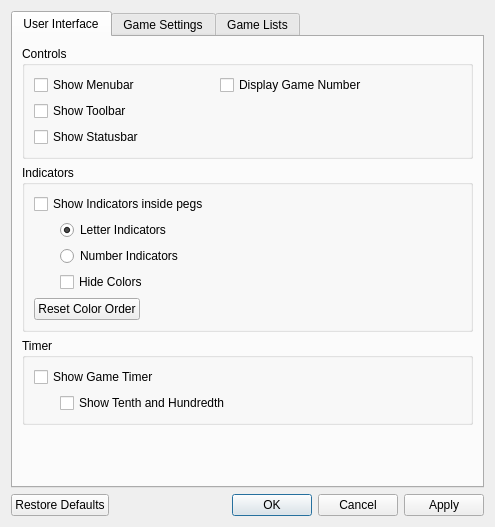
<?xml version="1.0" encoding="UTF-8"?>
<ui version="4.0">
 <class>PrefDialog</class>
 <widget class="QDialog" name="PrefDialog">
  <property name="windowModality">
   <enum>Qt::ApplicationModal</enum>
  </property>
  <property name="geometry">
   <rect>
    <x>0</x>
    <y>0</y>
    <width>476</width>
    <height>527</height>
   </rect>
  </property>
  <property name="windowTitle">
   <string>Preferences</string>
  </property>
  <property name="windowIcon">
   <iconset resource="resource.qrc">
    <normaloff>:/img/configure.png</normaloff>:/img/configure.png</iconset>
  </property>
  <property name="modal">
   <bool>true</bool>
  </property>
  <layout class="QGridLayout" name="gridLayout_3">
   <item row="0" column="0">
    <widget class="QTabWidget" name="mTabsWg">
     <property name="currentIndex">
      <number>0</number>
     </property>
     <widget class="QWidget" name="mAppearanceTab">
      <attribute name="title">
       <string>User Interface</string>
      </attribute>
      <layout class="QGridLayout" name="gridLayout_2">
       <item row="1" column="0">
        <widget class="QGroupBox" name="mIndicatorsGb">
         <property name="title">
          <string>Indicators</string>
         </property>
         <layout class="QGridLayout" name="gridLayout_12">
          <item row="0" column="0" colspan="5">
           <widget class="QCheckBox" name="mShowIndicatorsCb">
            <property name="sizePolicy">
             <sizepolicy hsizetype="Minimum" vsizetype="Fixed">
              <horstretch>0</horstretch>
              <verstretch>0</verstretch>
             </sizepolicy>
            </property>
            <property name="toolTip">
             <string>If this option is checked, an indicator
inside each peg is displayed.</string>
            </property>
            <property name="text">
             <string>Show Indicators inside pegs</string>
            </property>
           </widget>
          </item>
          <item row="1" column="0">
           <spacer name="horizontalSpacer_7">
            <property name="orientation">
             <enum>Qt::Horizontal</enum>
            </property>
            <property name="sizeType">
             <enum>QSizePolicy::Fixed</enum>
            </property>
            <property name="sizeHint" stdset="0">
             <size>
              <width>20</width>
              <height>20</height>
             </size>
            </property>
           </spacer>
          </item>
          <item row="1" column="1" colspan="2">
           <widget class="QRadioButton" name="mLettersRb">
            <property name="toolTip">
             <string>Use unique letters as indicators.</string>
            </property>
            <property name="text">
             <string>Letter Indicators</string>
            </property>
            <property name="checked">
             <bool>true</bool>
            </property>
           </widget>
          </item>
          <item row="1" column="3" colspan="2">
           <spacer name="horizontalSpacer_11">
            <property name="orientation">
             <enum>Qt::Horizontal</enum>
            </property>
            <property name="sizeHint" stdset="0">
             <size>
              <width>40</width>
              <height>20</height>
             </size>
            </property>
           </spacer>
          </item>
          <item row="2" column="1" colspan="3">
           <widget class="QRadioButton" name="mNumbersRb">
            <property name="toolTip">
             <string>Use unique numbers as indicators.</string>
            </property>
            <property name="text">
             <string>Number Indicators</string>
            </property>
           </widget>
          </item>
          <item row="2" column="4">
           <spacer name="horizontalSpacer_20">
            <property name="orientation">
             <enum>Qt::Horizontal</enum>
            </property>
            <property name="sizeHint" stdset="0">
             <size>
              <width>276</width>
              <height>20</height>
             </size>
            </property>
           </spacer>
          </item>
          <item row="3" column="1">
           <widget class="QCheckBox" name="mHideColorsCb">
            <property name="toolTip">
             <string>Use the same neutral background color for each peg,
when indicators are shown.</string>
            </property>
            <property name="text">
             <string>Hide Colors</string>
            </property>
           </widget>
          </item>
          <item row="3" column="2" colspan="3">
           <spacer name="horizontalSpacer_21">
            <property name="orientation">
             <enum>Qt::Horizontal</enum>
            </property>
            <property name="sizeHint" stdset="0">
             <size>
              <width>310</width>
              <height>20</height>
             </size>
            </property>
           </spacer>
          </item>
          <item row="4" column="0" colspan="3">
           <widget class="QPushButton" name="mResetColorOrderBtn">
            <property name="sizePolicy">
             <sizepolicy hsizetype="Maximum" vsizetype="Fixed">
              <horstretch>0</horstretch>
              <verstretch>0</verstretch>
             </sizepolicy>
            </property>
            <property name="toolTip">
             <string>Click here if you have changed the color order
and now you want to revert it to it's initial state. </string>
            </property>
            <property name="text">
             <string>Reset Color Order</string>
            </property>
           </widget>
          </item>
         </layout>
        </widget>
       </item>
       <item row="0" column="0">
        <widget class="QGroupBox" name="mControlsGb">
         <property name="enabled">
          <bool>true</bool>
         </property>
         <property name="toolTip">
          <string/>
         </property>
         <property name="title">
          <string>Controls</string>
         </property>
         <layout class="QGridLayout" name="gridLayout_5">
          <item row="0" column="0">
           <widget class="QCheckBox" name="mMenuBarCb">
            <property name="sizePolicy">
             <sizepolicy hsizetype="Maximum" vsizetype="Fixed">
              <horstretch>0</horstretch>
              <verstretch>0</verstretch>
             </sizepolicy>
            </property>
            <property name="toolTip">
             <string>Show or hide the Menubar.</string>
            </property>
            <property name="text">
             <string>Show Menubar</string>
            </property>
           </widget>
          </item>
          <item row="1" column="0">
           <widget class="QCheckBox" name="mToolBarCb">
            <property name="sizePolicy">
             <sizepolicy hsizetype="Maximum" vsizetype="Fixed">
              <horstretch>0</horstretch>
              <verstretch>0</verstretch>
             </sizepolicy>
            </property>
            <property name="toolTip">
             <string>Show or hide the Toolbar.</string>
            </property>
            <property name="text">
             <string>Show Toolbar</string>
            </property>
           </widget>
          </item>
          <item row="2" column="0">
           <widget class="QCheckBox" name="mStatusBarCb">
            <property name="sizePolicy">
             <sizepolicy hsizetype="Maximum" vsizetype="Fixed">
              <horstretch>0</horstretch>
              <verstretch>0</verstretch>
             </sizepolicy>
            </property>
            <property name="toolTip">
             <string>Show or hide the Statusbar.</string>
            </property>
            <property name="text">
             <string>Show Statusbar</string>
            </property>
           </widget>
          </item>
          <item row="0" column="1">
           <spacer name="horizontalSpacer">
            <property name="orientation">
             <enum>Qt::Horizontal</enum>
            </property>
            <property name="sizeType">
             <enum>QSizePolicy::Fixed</enum>
            </property>
            <property name="sizeHint" stdset="0">
             <size>
              <width>70</width>
              <height>20</height>
             </size>
            </property>
           </spacer>
          </item>
          <item row="0" column="3">
           <spacer name="horizontalSpacer_2">
            <property name="orientation">
             <enum>Qt::Horizontal</enum>
            </property>
            <property name="sizeHint" stdset="0">
             <size>
              <width>40</width>
              <height>20</height>
             </size>
            </property>
           </spacer>
          </item>
          <item row="0" column="2">
           <widget class="QCheckBox" name="mShowGameNoCb">
            <property name="toolTip">
             <string>Display the current game number in the footer.
To avoid remembering, you can hide it here.</string>
            </property>
            <property name="text">
             <string>Display Game Number</string>
            </property>
           </widget>
          </item>
         </layout>
        </widget>
       </item>
       <item row="2" column="0">
        <widget class="QGroupBox" name="mTimerGb">
         <property name="title">
          <string>Timer</string>
         </property>
         <layout class="QGridLayout" name="gridLayout_11">
          <item row="0" column="0" colspan="3">
           <widget class="QCheckBox" name="mShowTimerCb">
            <property name="sizePolicy">
             <sizepolicy hsizetype="Minimum" vsizetype="Fixed">
              <horstretch>0</horstretch>
              <verstretch>0</verstretch>
             </sizepolicy>
            </property>
            <property name="toolTip">
             <string>You may hide the timer to keep calm ;-)
But note! Even hidden, time's running in the background.</string>
            </property>
            <property name="text">
             <string>Show Game Timer</string>
            </property>
           </widget>
          </item>
          <item row="1" column="0">
           <spacer name="horizontalSpacer_6">
            <property name="orientation">
             <enum>Qt::Horizontal</enum>
            </property>
            <property name="sizeType">
             <enum>QSizePolicy::Fixed</enum>
            </property>
            <property name="sizeHint" stdset="0">
             <size>
              <width>20</width>
              <height>20</height>
             </size>
            </property>
           </spacer>
          </item>
          <item row="1" column="1">
           <widget class="QCheckBox" name="mShowTenthCb">
            <property name="toolTip">
             <string>Uncheck this if you are confused about the time as fast running ;-)</string>
            </property>
            <property name="text">
             <string>Show Tenth and Hundredth</string>
            </property>
           </widget>
          </item>
          <item row="1" column="2">
           <spacer name="horizontalSpacer_13">
            <property name="orientation">
             <enum>Qt::Horizontal</enum>
            </property>
            <property name="sizeHint" stdset="0">
             <size>
              <width>245</width>
              <height>20</height>
             </size>
            </property>
           </spacer>
          </item>
         </layout>
        </widget>
       </item>
       <item row="3" column="0">
        <spacer name="verticalSpacer_2">
         <property name="orientation">
          <enum>Qt::Vertical</enum>
         </property>
         <property name="sizeHint" stdset="0">
          <size>
           <width>20</width>
           <height>40</height>
          </size>
         </property>
        </spacer>
       </item>
      </layout>
     </widget>
     <widget class="QWidget" name="mGameTab">
      <attribute name="title">
       <string>Game Settings</string>
      </attribute>
      <layout class="QGridLayout" name="gridLayout_9">
       <item row="0" column="0">
        <widget class="QGroupBox" name="groupBox">
         <property name="title">
          <string>Game Properties</string>
         </property>
         <layout class="QGridLayout" name="gridLayout">
          <item row="0" column="0" colspan="3">
           <widget class="QLabel" name="mLevelPresetsLbl">
            <property name="text">
             <string>Select One of the Level Presets:</string>
            </property>
           </widget>
          </item>
          <item row="1" column="0" colspan="2">
           <widget class="QComboBox" name="mLevelPresetsCmb">
            <property name="toolTip">
             <string>Select from predefined combinations
of the three different level related settings,
the number of colors, the number of slots (columns)
and the possibility of pegs of the same color in one row. </string>
            </property>
           </widget>
          </item>
          <item row="3" column="0" colspan="3">
           <widget class="QLabel" name="label_2">
            <property name="text">
             <string>Or Set the Particular Properties:</string>
            </property>
           </widget>
          </item>
          <item row="4" column="0">
           <widget class="QComboBox" name="mPegCntCmb">
            <property name="toolTip">
             <string>Number of pegs in a single row.
Higher values are harder to guess.</string>
            </property>
           </widget>
          </item>
          <item row="4" column="1" colspan="2">
           <widget class="QLabel" name="mSlotCntLbl">
            <property name="text">
             <string>Number of Slots</string>
            </property>
           </widget>
          </item>
          <item row="5" column="0">
           <widget class="QComboBox" name="mColorCntCmb">
            <property name="toolTip">
             <string>Number of all possible colors.
Higher values are harder to guess.</string>
            </property>
           </widget>
          </item>
          <item row="5" column="1" colspan="2">
           <widget class="QLabel" name="mColorCntLbl">
            <property name="text">
             <string>Number of Colors</string>
            </property>
           </widget>
          </item>
          <item row="6" column="0" colspan="3">
           <widget class="QCheckBox" name="mDoublesCb">
            <property name="toolTip">
             <string>If this option is checked, the hidden combination
may contain one or more (even all would be possible)
pegs of the same color.
If checked, the combination is generally harder to guess.</string>
            </property>
            <property name="text">
             <string>Allow Pegs of Same Color</string>
            </property>
           </widget>
          </item>
          <item row="1" column="2" colspan="3">
           <spacer name="horizontalSpacer_17">
            <property name="orientation">
             <enum>Qt::Horizontal</enum>
            </property>
            <property name="sizeHint" stdset="0">
             <size>
              <width>40</width>
              <height>20</height>
             </size>
            </property>
           </spacer>
          </item>
          <item row="5" column="4">
           <spacer name="horizontalSpacer_18">
            <property name="orientation">
             <enum>Qt::Horizontal</enum>
            </property>
            <property name="sizeHint" stdset="0">
             <size>
              <width>40</width>
              <height>20</height>
             </size>
            </property>
           </spacer>
          </item>
          <item row="4" column="3" colspan="2">
           <spacer name="horizontalSpacer_19">
            <property name="orientation">
             <enum>Qt::Horizontal</enum>
            </property>
            <property name="sizeHint" stdset="0">
             <size>
              <width>40</width>
              <height>20</height>
             </size>
            </property>
           </spacer>
          </item>
          <item row="2" column="0">
           <spacer name="verticalSpacer">
            <property name="orientation">
             <enum>Qt::Vertical</enum>
            </property>
            <property name="sizeType">
             <enum>QSizePolicy::Fixed</enum>
            </property>
            <property name="sizeHint" stdset="0">
             <size>
              <width>20</width>
              <height>10</height>
             </size>
            </property>
           </spacer>
          </item>
         </layout>
        </widget>
       </item>
       <item row="2" column="0">
        <widget class="QGroupBox" name="groupBox_2">
         <property name="title">
          <string>Game Flow</string>
         </property>
         <layout class="QGridLayout" name="gridLayout_7">
          <item row="0" column="0" colspan="3">
           <widget class="QCheckBox" name="mAutoCloseCb">
            <property name="sizePolicy">
             <sizepolicy hsizetype="Maximum" vsizetype="Fixed">
              <horstretch>0</horstretch>
              <verstretch>0</verstretch>
             </sizepolicy>
            </property>
            <property name="toolTip">
             <string>If checked, a row is closed as soon as you place the last peg
and your guess is submitted immediatly.
This option only affects the Human vs. Computer game mode.</string>
            </property>
            <property name="text">
             <string>Close Rows when the last Peg is placed</string>
            </property>
           </widget>
          </item>
          <item row="1" column="0" colspan="2">
           <widget class="QCheckBox" name="mAutoHintsCb">
            <property name="sizePolicy">
             <sizepolicy hsizetype="Minimum" vsizetype="Fixed">
              <horstretch>0</horstretch>
              <verstretch>0</verstretch>
             </sizepolicy>
            </property>
            <property name="toolTip">
             <string>If checked, the computer will determine the corresponding hints for the solver's guess.
This option affects only Computer vs. Human games.
If checked, you only have to place your secret combination.
Then the rest of the game runs automatically until the end.
But you can set a delay between the guesses.</string>
            </property>
            <property name="text">
             <string>Set Hints automatically</string>
            </property>
           </widget>
          </item>
          <item row="1" column="2">
           <widget class="QSpinBox" name="mDelaySb">
            <property name="sizePolicy">
             <sizepolicy hsizetype="Maximum" vsizetype="Fixed">
              <horstretch>0</horstretch>
              <verstretch>0</verstretch>
             </sizepolicy>
            </property>
            <property name="toolTip">
             <string>Adjust the delay (in ms) between two guesses.</string>
            </property>
            <property name="alignment">
             <set>Qt::AlignRight|Qt::AlignTrailing|Qt::AlignVCenter</set>
            </property>
           </widget>
          </item>
          <item row="1" column="3">
           <widget class="QLabel" name="mDelayLbl">
            <property name="text">
             <string>Delay in ms</string>
            </property>
           </widget>
          </item>
          <item row="1" column="4">
           <spacer name="horizontalSpacer_14">
            <property name="orientation">
             <enum>Qt::Horizontal</enum>
            </property>
            <property name="sizeHint" stdset="0">
             <size>
              <width>40</width>
              <height>20</height>
             </size>
            </property>
           </spacer>
          </item>
         </layout>
        </widget>
       </item>
       <item row="3" column="0">
        <widget class="QGroupBox" name="groupBox_3">
         <property name="title">
          <string>Solver</string>
         </property>
         <layout class="QGridLayout" name="gridLayout_8">
          <item row="1" column="1">
           <widget class="QComboBox" name="mStrengthCmb">
            <property name="toolTip">
             <string>Select from 3 different strength levels for your computer opponent.
This option only affects the Computer vs. Human game mode.
For the computer's guess in the Human vs. Computer mode
always the highest level will be used.</string>
            </property>
           </widget>
          </item>
          <item row="1" column="3">
           <spacer name="horizontalSpacer_5">
            <property name="orientation">
             <enum>Qt::Horizontal</enum>
            </property>
            <property name="sizeHint" stdset="0">
             <size>
              <width>40</width>
              <height>20</height>
             </size>
            </property>
           </spacer>
          </item>
          <item row="1" column="2">
           <widget class="QLabel" name="mStrenghtLbl">
            <property name="text">
             <string>Solver Strength</string>
            </property>
           </widget>
          </item>
         </layout>
        </widget>
       </item>
       <item row="1" column="0">
        <widget class="QGroupBox" name="mGameModeGb">
         <property name="title">
          <string>Game Mode</string>
         </property>
         <layout class="QGridLayout" name="gridLayout_13">
          <item row="0" column="0">
           <widget class="QComboBox" name="mGameModeCmb">
            <property name="toolTip">
             <string>Select from the different game modes.
In the 1. mode you have to to guess the hidden,
computer generated combination,
In the 2. mode your computer will try to guess your
own secret combination.</string>
            </property>
           </widget>
          </item>
          <item row="0" column="1">
           <spacer name="horizontalSpacer_16">
            <property name="orientation">
             <enum>Qt::Horizontal</enum>
            </property>
            <property name="sizeHint" stdset="0">
             <size>
              <width>40</width>
              <height>20</height>
             </size>
            </property>
           </spacer>
          </item>
         </layout>
        </widget>
       </item>
       <item row="4" column="0">
        <spacer name="verticalSpacer_4">
         <property name="orientation">
          <enum>Qt::Vertical</enum>
         </property>
         <property name="sizeHint" stdset="0">
          <size>
           <width>20</width>
           <height>40</height>
          </size>
         </property>
        </spacer>
       </item>
      </layout>
     </widget>
     <widget class="QWidget" name="mListsTab">
      <attribute name="title">
       <string>Game Lists</string>
      </attribute>
      <layout class="QGridLayout" name="gridLayout_10">
       <item row="0" column="0">
        <widget class="QGroupBox" name="mGameListsGb">
         <property name="title">
          <string>Game Lists</string>
         </property>
         <layout class="QGridLayout" name="gridLayout_6">
          <item row="0" column="0" colspan="4">
           <widget class="QLabel" name="label">
            <property name="text">
             <string>Maximum Row Count: </string>
            </property>
           </widget>
          </item>
          <item row="1" column="0" colspan="2">
           <widget class="QSpinBox" name="mGamesListMaxCntSb">
            <property name="toolTip">
             <string>Limit the number of rows in game tables like highscores etc.
Valid values range from 5 to 50.</string>
            </property>
            <property name="alignment">
             <set>Qt::AlignRight|Qt::AlignTrailing|Qt::AlignVCenter</set>
            </property>
            <property name="minimum">
             <number>5</number>
            </property>
            <property name="maximum">
             <number>50</number>
            </property>
            <property name="singleStep">
             <number>5</number>
            </property>
            <property name="value">
             <number>15</number>
            </property>
           </widget>
          </item>
          <item row="1" column="2" colspan="2">
           <spacer name="horizontalSpacer_3">
            <property name="orientation">
             <enum>Qt::Horizontal</enum>
            </property>
            <property name="sizeHint" stdset="0">
             <size>
              <width>40</width>
              <height>20</height>
             </size>
            </property>
           </spacer>
          </item>
          <item row="2" column="0" colspan="4">
           <widget class="QCheckBox" name="mCustomRowHColorCb">
            <property name="text">
             <string>Use Customized Table Row Highlight Colors</string>
            </property>
           </widget>
          </item>
          <item row="3" column="0">
           <spacer name="horizontalSpacer_9">
            <property name="orientation">
             <enum>Qt::Horizontal</enum>
            </property>
            <property name="sizeType">
             <enum>QSizePolicy::Fixed</enum>
            </property>
            <property name="sizeHint" stdset="0">
             <size>
              <width>20</width>
              <height>20</height>
             </size>
            </property>
           </spacer>
          </item>
          <item row="3" column="1">
           <widget class="QPushButton" name="mRowHColorFgBtn">
            <property name="sizePolicy">
             <sizepolicy hsizetype="Fixed" vsizetype="Fixed">
              <horstretch>0</horstretch>
              <verstretch>0</verstretch>
             </sizepolicy>
            </property>
            <property name="minimumSize">
             <size>
              <width>24</width>
              <height>24</height>
             </size>
            </property>
            <property name="maximumSize">
             <size>
              <width>24</width>
              <height>24</height>
             </size>
            </property>
            <property name="text">
             <string notr="true"/>
            </property>
            <property name="flat">
             <bool>false</bool>
            </property>
           </widget>
          </item>
          <item row="3" column="2">
           <widget class="QLabel" name="mFgLbl">
            <property name="text">
             <string>Foreground</string>
            </property>
           </widget>
          </item>
          <item row="4" column="1">
           <widget class="QPushButton" name="mRowHColorBgBtn">
            <property name="sizePolicy">
             <sizepolicy hsizetype="Fixed" vsizetype="Fixed">
              <horstretch>0</horstretch>
              <verstretch>0</verstretch>
             </sizepolicy>
            </property>
            <property name="minimumSize">
             <size>
              <width>24</width>
              <height>24</height>
             </size>
            </property>
            <property name="maximumSize">
             <size>
              <width>24</width>
              <height>24</height>
             </size>
            </property>
            <property name="text">
             <string notr="true"/>
            </property>
            <property name="flat">
             <bool>false</bool>
            </property>
           </widget>
          </item>
          <item row="4" column="2">
           <widget class="QLabel" name="mBgLbl">
            <property name="text">
             <string>Background</string>
            </property>
           </widget>
          </item>
          <item row="4" column="3">
           <spacer name="horizontalSpacer_15">
            <property name="orientation">
             <enum>Qt::Horizontal</enum>
            </property>
            <property name="sizeHint" stdset="0">
             <size>
              <width>40</width>
              <height>20</height>
             </size>
            </property>
           </spacer>
          </item>
         </layout>
        </widget>
       </item>
       <item row="1" column="0">
        <widget class="QGroupBox" name="mHighScoresGb">
         <property name="title">
          <string>Highscores</string>
         </property>
         <layout class="QGridLayout" name="gridLayout_4">
          <item row="0" column="0" colspan="4">
           <widget class="QCheckBox" name="mUseHighscoresCb">
            <property name="text">
             <string>Use Highscores</string>
            </property>
           </widget>
          </item>
          <item row="1" column="0">
           <spacer name="horizontalSpacer_4">
            <property name="orientation">
             <enum>Qt::Horizontal</enum>
            </property>
            <property name="sizeType">
             <enum>QSizePolicy::Fixed</enum>
            </property>
            <property name="sizeHint" stdset="0">
             <size>
              <width>20</width>
              <height>20</height>
             </size>
            </property>
           </spacer>
          </item>
          <item row="1" column="1" colspan="3">
           <widget class="QRadioButton" name="mHighscorePromptRb">
            <property name="text">
             <string>Raise the dialog after a game has been won and prompt for the name</string>
            </property>
            <property name="checked">
             <bool>true</bool>
            </property>
           </widget>
          </item>
          <item row="2" column="1" colspan="3">
           <widget class="QRadioButton" name="mHighscoreAutoRb">
            <property name="text">
             <string>Automatically insert Highscores using the name below</string>
            </property>
           </widget>
          </item>
          <item row="2" column="4">
           <spacer name="horizontalSpacer_12">
            <property name="orientation">
             <enum>Qt::Horizontal</enum>
            </property>
            <property name="sizeHint" stdset="0">
             <size>
              <width>0</width>
              <height>20</height>
             </size>
            </property>
           </spacer>
          </item>
          <item row="3" column="1">
           <widget class="QLineEdit" name="mUserNameLe">
            <property name="sizePolicy">
             <sizepolicy hsizetype="Fixed" vsizetype="Fixed">
              <horstretch>0</horstretch>
              <verstretch>0</verstretch>
             </sizepolicy>
            </property>
            <property name="toolTip">
             <string>Provide a name with maximum 20 characters here 
to be used for highscore entries.
If you checked the automatic option above, this name 
is mandatory, otherwise it will be used as proposal 
which you may change later in the dialog.</string>
            </property>
            <property name="maxLength">
             <number>20</number>
            </property>
           </widget>
          </item>
          <item row="3" column="2">
           <widget class="QLabel" name="mUserNameLbl">
            <property name="text">
             <string>Name (mandatory for the second option)</string>
            </property>
           </widget>
          </item>
          <item row="3" column="3" colspan="2">
           <spacer name="horizontalSpacer_10">
            <property name="orientation">
             <enum>Qt::Horizontal</enum>
            </property>
            <property name="sizeHint" stdset="0">
             <size>
              <width>81</width>
              <height>21</height>
             </size>
            </property>
           </spacer>
          </item>
          <item row="1" column="4">
           <spacer name="horizontalSpacer_8">
            <property name="orientation">
             <enum>Qt::Horizontal</enum>
            </property>
            <property name="sizeHint" stdset="0">
             <size>
              <width>40</width>
              <height>20</height>
             </size>
            </property>
           </spacer>
          </item>
         </layout>
        </widget>
       </item>
       <item row="2" column="0">
        <spacer name="verticalSpacer_3">
         <property name="orientation">
          <enum>Qt::Vertical</enum>
         </property>
         <property name="sizeHint" stdset="0">
          <size>
           <width>20</width>
           <height>40</height>
          </size>
         </property>
        </spacer>
       </item>
      </layout>
     </widget>
    </widget>
   </item>
   <item row="1" column="0">
    <widget class="QDialogButtonBox" name="mButtonBox">
     <property name="orientation">
      <enum>Qt::Horizontal</enum>
     </property>
     <property name="standardButtons">
      <set>QDialogButtonBox::Apply|QDialogButtonBox::Cancel|QDialogButtonBox::Ok|QDialogButtonBox::RestoreDefaults</set>
     </property>
    </widget>
   </item>
  </layout>
 </widget>
 <resources>
  <include location="resource.qrc"/>
 </resources>
 <connections/>
 <designerdata>
  <property name="gridDeltaX">
   <number>10</number>
  </property>
  <property name="gridDeltaY">
   <number>10</number>
  </property>
  <property name="gridSnapX">
   <bool>true</bool>
  </property>
  <property name="gridSnapY">
   <bool>true</bool>
  </property>
  <property name="gridVisible">
   <bool>true</bool>
  </property>
 </designerdata>
</ui>
